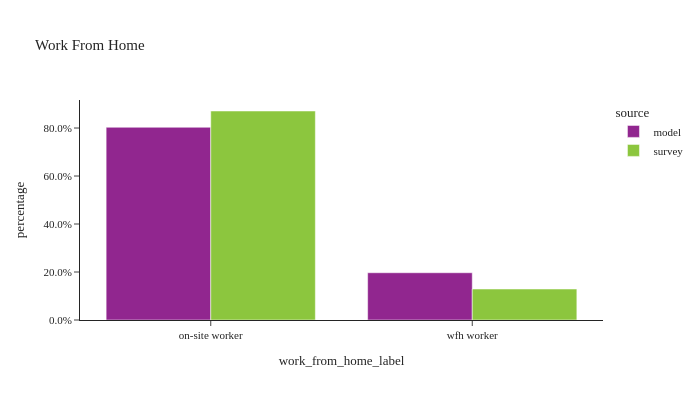

The notebook cell saved with this chart:
### Markdown cell above
## Work From Home

### Code cell
util.plot_share_barchart(per_data, 'person_weight', 'work_from_home_label', title="Work From Home")

### Figure 1 — Plotly figure (JSON) as saved in the notebook; plotly's stock layout.template omitted (floating-point values rounded to 4 significant figures)
{"data": [{"alignmentgroup": "True", "customdata": [[1591773], [390355]], "hovertemplate": "source=model<br>work_from_home_label=%{x}<br>percentage=%{y}<br>sample_size=%{customdata[0]}<extra></extra>", "legendgroup": "model", "marker": {"color": "#91268F", "pattern": {"shape": ""}}, "name": "model", "offsetgroup": "model", "orientation": "v", "showlegend": true, "textposition": "auto", "type": "bar", "x": ["on-site worker", "wfh worker"], "xaxis": "x", "y": [0.8031, 0.1969], "yaxis": "y"}, {"alignmentgroup": "True", "customdata": [[5896], [1289]], "hovertemplate": "source=survey<br>work_from_home_label=%{x}<br>percentage=%{y}<br>sample_size=%{customdata[0]}<extra></extra>", "legendgroup": "survey", "marker": {"color": "#8CC63E", "pattern": {"shape": ""}}, "name": "survey", "offsetgroup": "survey", "orientation": "v", "showlegend": true, "textposition": "auto", "type": "bar", "x": ["on-site worker", "wfh worker"], "xaxis": "x", "y": [0.8709, 0.1291], "yaxis": "y"}], "layout": {"barmode": "group", "height": 400, "legend": {"title": {"text": "source"}, "tracegroupgap": 0}, "title": {"text": "Work From Home"}, "width": 700, "xaxis": {"anchor": "y", "domain": [0.0, 1.0], "title": {"text": "work_from_home_label"}}, "yaxis": {"anchor": "x", "domain": [0.0, 1.0], "tickformat": ".1%", "title": {"text": "percentage"}}}}
